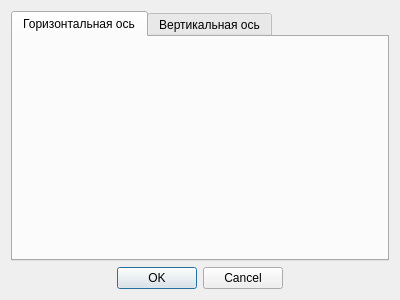
<?xml version="1.0" encoding="UTF-8"?>
<ui version="4.0">
 <class>AxesSettingsDialog</class>
 <widget class="QDialog" name="AxesSettingsDialog">
  <property name="geometry">
   <rect>
    <x>0</x>
    <y>0</y>
    <width>400</width>
    <height>300</height>
   </rect>
  </property>
  <property name="windowTitle">
   <string>Настройка осей</string>
  </property>
  <layout class="QVBoxLayout" name="verticalLayout_2">
   <item>
    <widget class="QTabWidget" name="tabAxes">
     <property name="currentIndex">
      <number>0</number>
     </property>
     <widget class="AxesSettingsForm" name="tabHorizontal">
      <attribute name="title">
       <string>Горизонтальная ось</string>
      </attribute>
     </widget>
     <widget class="AxesSettingsForm" name="tabVertical">
      <attribute name="title">
       <string>Вертикальная ось</string>
      </attribute>
     </widget>
    </widget>
   </item>
   <item>
    <widget class="QDialogButtonBox" name="buttonBox">
     <property name="orientation">
      <enum>Qt::Horizontal</enum>
     </property>
     <property name="standardButtons">
      <set>QDialogButtonBox::Cancel|QDialogButtonBox::Ok</set>
     </property>
     <property name="centerButtons">
      <bool>true</bool>
     </property>
    </widget>
   </item>
  </layout>
 </widget>
 <customwidgets>
  <customwidget>
   <class>AxesSettingsForm</class>
   <extends>QWidget</extends>
   <header>chart/axessettingsform.h</header>
   <container>1</container>
  </customwidget>
 </customwidgets>
 <resources/>
 <connections>
  <connection>
   <sender>buttonBox</sender>
   <signal>accepted()</signal>
   <receiver>AxesSettingsDialog</receiver>
   <slot>accept()</slot>
   <hints>
    <hint type="sourcelabel">
     <x>257</x>
     <y>290</y>
    </hint>
    <hint type="destinationlabel">
     <x>157</x>
     <y>274</y>
    </hint>
   </hints>
  </connection>
  <connection>
   <sender>buttonBox</sender>
   <signal>rejected()</signal>
   <receiver>AxesSettingsDialog</receiver>
   <slot>reject()</slot>
   <hints>
    <hint type="sourcelabel">
     <x>325</x>
     <y>290</y>
    </hint>
    <hint type="destinationlabel">
     <x>286</x>
     <y>274</y>
    </hint>
   </hints>
  </connection>
 </connections>
</ui>
